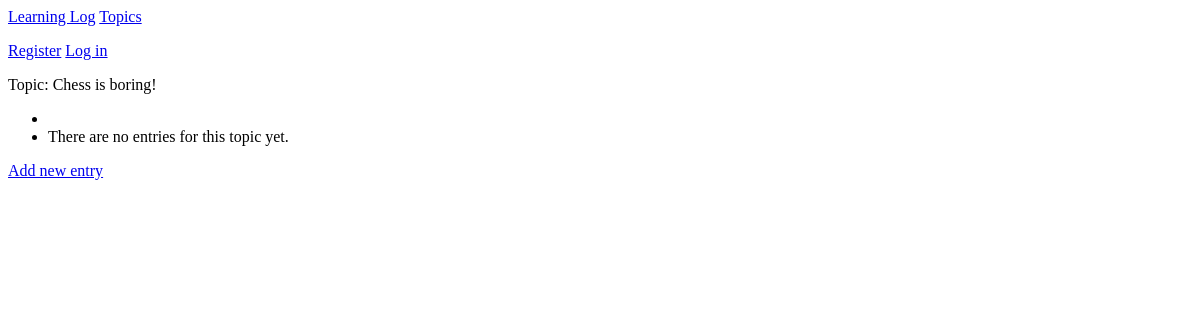
Before: /topics/3/ (signed in) with the older database file.
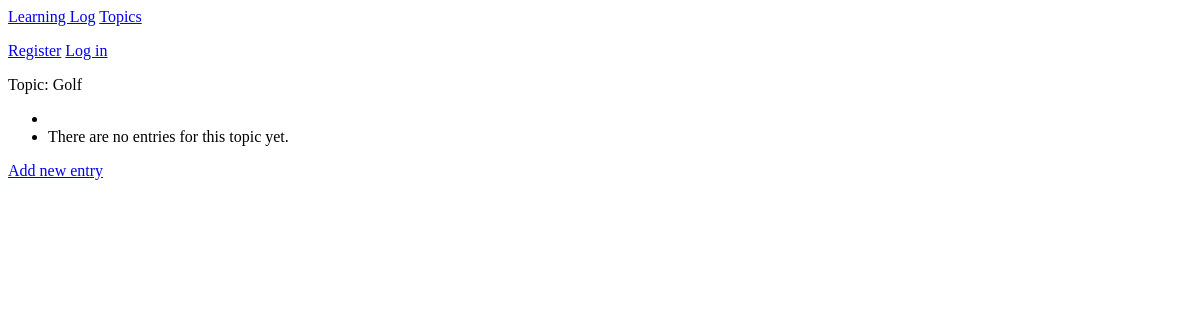
After: the same page with the newer database file.
### MainApp/models.py (models this page shows)
class Topic(models.Model):
    text = models.CharField(max_length=200)
    date_added = models.DateTimeField(auto_now_add=True)
    owner = models.ForeignKey(User, on_delete=models.CASCADE)
    def __str__(self):
        return self.text

### MainApp/views.py (the view)
# urls.py: path('topics/<int:topic_id>/', views.topic,name='topic'),
@login_required
def topic(request, topic_id):
    topic = Topic.objects.get(id=topic_id)
    if topic.owner != request.user:
        raise Http404
    entries = topic.entry_set.all()
    context = {'topic':topic,'entries':entries}
    return render(request, 'MainApp/topic.html', context)

### MainApp/templates/mainapp/topic.html
{% extends "MainApp/base.html" %}
{% block content %}
<p>Topic: {{ topic }}</p>
<ul>
    <li>
        {% for e in entries %}
        <p>{{ e.text }}</p>
        <p>{{ e.date_added }}</p>
        <p><a href="{% url 'MainApp:edit_entry' e.id %}">Edit Entry</a></p>
    <li>
    {% empty %}
    <li>There are no entries for this topic yet.
    </li>
    {% endfor %}
</ul>
<p><a href="{% url 'MainApp:new_entry' topic.id %}">Add new entry</a></p>
{% endblock content %}

Changed rows visible on the page:
changed Topic: text "Chess is boring!" → "Golf"
